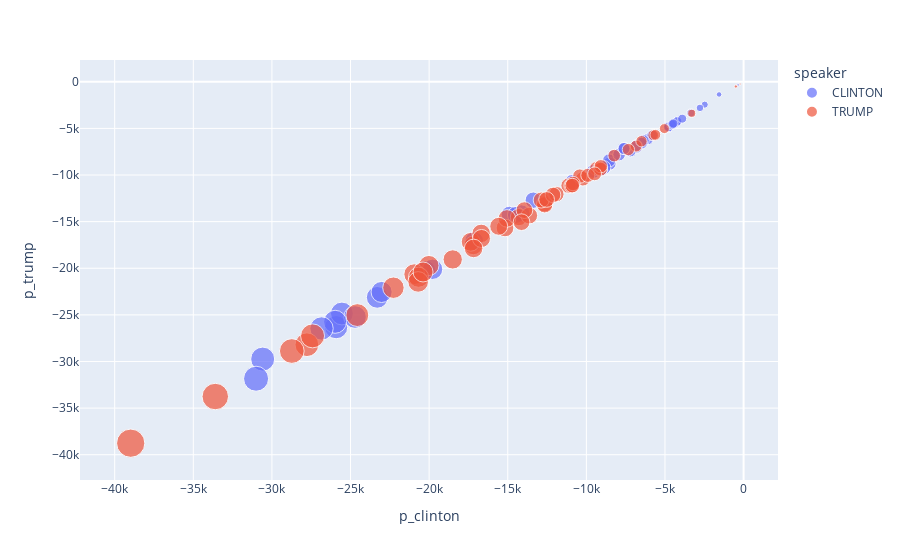

This figure's notebook cell:
### Code cell
import plotly.express as px
fig = px.scatter(tg, x='p_clinton',y='p_trump',color='speaker', size="length", hover_data=['speech_id'])
fig.show()
